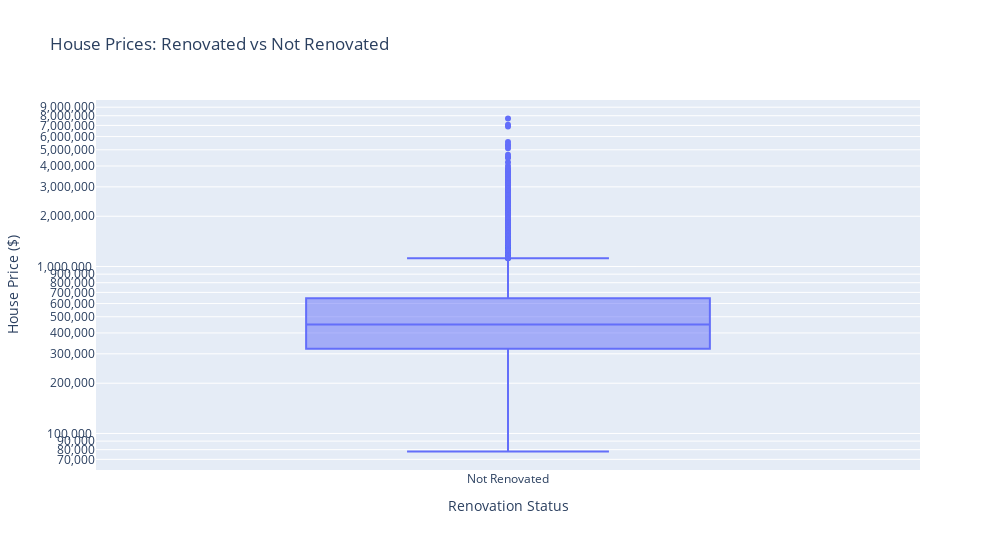

Here is the notebook cell this chart was saved with:
### Code cell
import plotly.express as px

fig = px.box(
    df_plot,
    x='renovation_status',
    y='price',
    points='outliers',   # show outliers cleanly
    width=1000,
    height=550,
    title='House Prices: Renovated vs Not Renovated',
    labels={
        'renovation_status': 'Renovation Status',
        'price': 'House Price ($)'
    }
)

# Log scale for skewed prices
fig.update_yaxes(type='log', tickformat=",.0f")

fig.show()

### Figure 1 — Plotly figure (JSON) as saved in the notebook; plotly's stock layout.template omitted (floating-point values rounded to 4 significant figures; data arrays with more than 128 entries replaced by an {"elided": "..."} marker saying what was removed)
{"data": [{"alignmentgroup": "True", "boxpoints": "outliers", "hovertemplate": "Renovation Status=%{x}<br>House Price ($)=%{y}<extra></extra>", "legendgroup": "", "marker": {"color": "#636efa"}, "name": "", "notched": false, "offsetgroup": "", "orientation": "v", "showlegend": false, "type": "box", "x": {"elided": "21597 str values"}, "x0": " ", "xaxis": "x", "y": {"elided": "21597 int values"}, "y0": " ", "yaxis": "y"}], "layout": {"boxmode": "group", "height": 550, "legend": {"tracegroupgap": 0}, "title": {"text": "House Prices: Renovated vs Not Renovated"}, "width": 1000, "xaxis": {"anchor": "y", "domain": [0, 1], "title": {"text": "Renovation Status"}}, "yaxis": {"anchor": "x", "domain": [0, 1], "tickformat": ",.0f", "title": {"text": "House Price ($)"}, "type": "log"}}}
